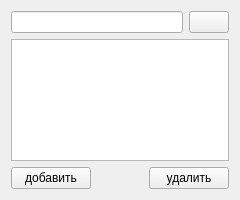
<?xml version="1.0" encoding="UTF-8"?>
<ui version="4.0">
 <class>WorksWidget</class>
 <widget class="QWidget" name="WorksWidget">
  <property name="windowModality">
   <enum>Qt::ApplicationModal</enum>
  </property>
  <property name="geometry">
   <rect>
    <x>0</x>
    <y>0</y>
    <width>240</width>
    <height>200</height>
   </rect>
  </property>
  <property name="sizePolicy">
   <sizepolicy hsizetype="Minimum" vsizetype="Minimum">
    <horstretch>0</horstretch>
    <verstretch>0</verstretch>
   </sizepolicy>
  </property>
  <property name="minimumSize">
   <size>
    <width>100</width>
    <height>125</height>
   </size>
  </property>
  <property name="maximumSize">
   <size>
    <width>240</width>
    <height>200</height>
   </size>
  </property>
  <property name="windowTitle">
   <string>Form</string>
  </property>
  <layout class="QGridLayout" name="gridLayout_2">
   <property name="leftMargin">
    <number>11</number>
   </property>
   <item row="0" column="0">
    <layout class="QGridLayout" name="gridLayout">
     <item row="0" column="0">
      <layout class="QGridLayout" name="gridLayout_3">
       <item row="0" column="1">
        <widget class="QPushButton" name="dateBtn">
         <property name="text">
          <string/>
         </property>
         <property name="icon">
          <iconset>
           <normaloff>2.png</normaloff>2.png</iconset>
         </property>
        </widget>
       </item>
       <item row="0" column="0">
        <widget class="QLineEdit" name="date"/>
       </item>
      </layout>
     </item>
     <item row="1" column="0">
      <widget class="QTextEdit" name="desc">
       <property name="sizePolicy">
        <sizepolicy hsizetype="Minimum" vsizetype="Minimum">
         <horstretch>0</horstretch>
         <verstretch>0</verstretch>
        </sizepolicy>
       </property>
       <property name="minimumSize">
        <size>
         <width>25</width>
         <height>25</height>
        </size>
       </property>
       <property name="maximumSize">
        <size>
         <width>1000</width>
         <height>200</height>
        </size>
       </property>
      </widget>
     </item>
     <item row="2" column="0">
      <layout class="QHBoxLayout" name="horizontalLayout">
       <item>
        <widget class="QPushButton" name="addBtn">
         <property name="text">
          <string>добавить</string>
         </property>
        </widget>
       </item>
       <item>
        <spacer name="horizontalSpacer">
         <property name="orientation">
          <enum>Qt::Horizontal</enum>
         </property>
         <property name="sizeHint" stdset="0">
          <size>
           <width>40</width>
           <height>20</height>
          </size>
         </property>
        </spacer>
       </item>
       <item>
        <widget class="QPushButton" name="deleteBtn">
         <property name="text">
          <string>удалить</string>
         </property>
        </widget>
       </item>
      </layout>
     </item>
    </layout>
   </item>
  </layout>
 </widget>
 <resources/>
 <connections/>
</ui>
